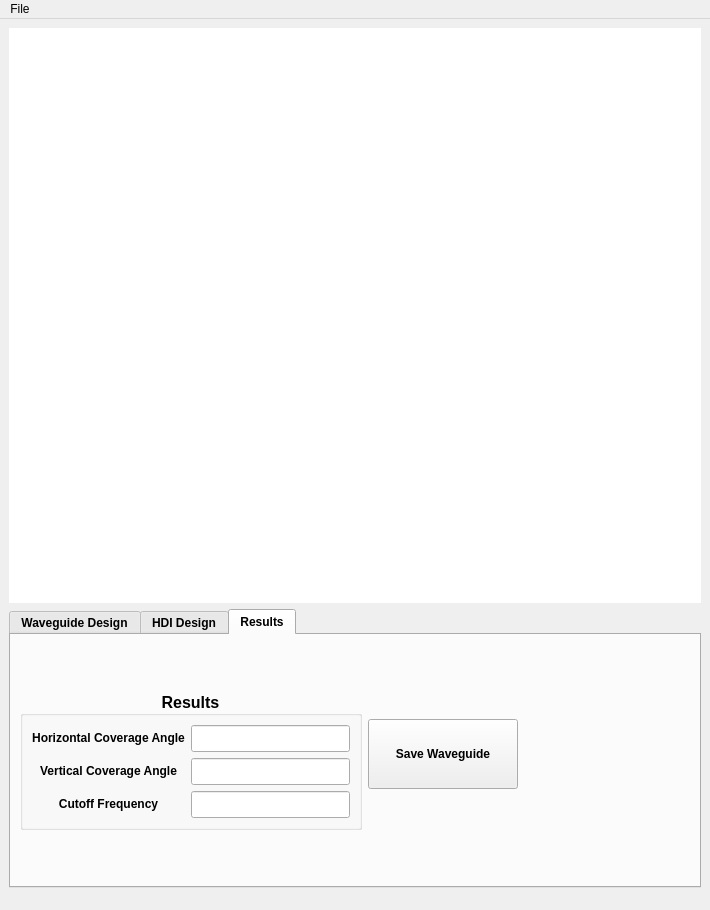
<?xml version="1.0" encoding="UTF-8"?>
<ui version="4.0">
 <class>MainWindow</class>
 <widget class="QMainWindow" name="MainWindow">
  <property name="geometry">
   <rect>
    <x>0</x>
    <y>0</y>
    <width>710</width>
    <height>910</height>
   </rect>
  </property>
  <property name="sizePolicy">
   <sizepolicy hsizetype="Preferred" vsizetype="Preferred">
    <horstretch>0</horstretch>
    <verstretch>0</verstretch>
   </sizepolicy>
  </property>
  <property name="minimumSize">
   <size>
    <width>650</width>
    <height>800</height>
   </size>
  </property>
  <property name="maximumSize">
   <size>
    <width>16777215</width>
    <height>16777215</height>
   </size>
  </property>
  <property name="font">
   <font>
    <bold>false</bold>
   </font>
  </property>
  <property name="focusPolicy">
   <enum>Qt::NoFocus</enum>
  </property>
  <property name="windowTitle">
   <string>Waveguide Designer</string>
  </property>
  <property name="windowIcon">
   <iconset>
    <normaloff>Icon/Waveguide_Designer.ico</normaloff>Icon/Waveguide_Designer.ico</iconset>
  </property>
  <property name="styleSheet">
   <string notr="true">groupBox_3::border:0</string>
  </property>
  <property name="iconSize">
   <size>
    <width>32</width>
    <height>32</height>
   </size>
  </property>
  <widget class="QWidget" name="centralwidget">
   <property name="focusPolicy">
    <enum>Qt::StrongFocus</enum>
   </property>
   <layout class="QVBoxLayout" name="verticalLayout">
    <item>
     <widget class="QFrame" name="frame">
      <property name="sizePolicy">
       <sizepolicy hsizetype="MinimumExpanding" vsizetype="MinimumExpanding">
        <horstretch>0</horstretch>
        <verstretch>0</verstretch>
       </sizepolicy>
      </property>
      <property name="palette">
       <palette>
        <active>
         <colorrole role="WindowText">
          <brush brushstyle="SolidPattern">
           <color alpha="255">
            <red>0</red>
            <green>0</green>
            <blue>0</blue>
           </color>
          </brush>
         </colorrole>
         <colorrole role="Button">
          <brush brushstyle="SolidPattern">
           <color alpha="255">
            <red>255</red>
            <green>255</green>
            <blue>255</blue>
           </color>
          </brush>
         </colorrole>
         <colorrole role="Light">
          <brush brushstyle="SolidPattern">
           <color alpha="255">
            <red>255</red>
            <green>255</green>
            <blue>255</blue>
           </color>
          </brush>
         </colorrole>
         <colorrole role="Midlight">
          <brush brushstyle="SolidPattern">
           <color alpha="255">
            <red>255</red>
            <green>255</green>
            <blue>255</blue>
           </color>
          </brush>
         </colorrole>
         <colorrole role="Dark">
          <brush brushstyle="SolidPattern">
           <color alpha="255">
            <red>127</red>
            <green>127</green>
            <blue>127</blue>
           </color>
          </brush>
         </colorrole>
         <colorrole role="Mid">
          <brush brushstyle="SolidPattern">
           <color alpha="255">
            <red>170</red>
            <green>170</green>
            <blue>170</blue>
           </color>
          </brush>
         </colorrole>
         <colorrole role="Text">
          <brush brushstyle="SolidPattern">
           <color alpha="255">
            <red>0</red>
            <green>0</green>
            <blue>0</blue>
           </color>
          </brush>
         </colorrole>
         <colorrole role="BrightText">
          <brush brushstyle="SolidPattern">
           <color alpha="255">
            <red>255</red>
            <green>255</green>
            <blue>255</blue>
           </color>
          </brush>
         </colorrole>
         <colorrole role="ButtonText">
          <brush brushstyle="SolidPattern">
           <color alpha="255">
            <red>0</red>
            <green>0</green>
            <blue>0</blue>
           </color>
          </brush>
         </colorrole>
         <colorrole role="Base">
          <brush brushstyle="SolidPattern">
           <color alpha="255">
            <red>255</red>
            <green>255</green>
            <blue>255</blue>
           </color>
          </brush>
         </colorrole>
         <colorrole role="Window">
          <brush brushstyle="SolidPattern">
           <color alpha="255">
            <red>255</red>
            <green>255</green>
            <blue>255</blue>
           </color>
          </brush>
         </colorrole>
         <colorrole role="Shadow">
          <brush brushstyle="SolidPattern">
           <color alpha="255">
            <red>0</red>
            <green>0</green>
            <blue>0</blue>
           </color>
          </brush>
         </colorrole>
         <colorrole role="AlternateBase">
          <brush brushstyle="SolidPattern">
           <color alpha="255">
            <red>255</red>
            <green>255</green>
            <blue>255</blue>
           </color>
          </brush>
         </colorrole>
         <colorrole role="ToolTipBase">
          <brush brushstyle="SolidPattern">
           <color alpha="255">
            <red>255</red>
            <green>255</green>
            <blue>220</blue>
           </color>
          </brush>
         </colorrole>
         <colorrole role="ToolTipText">
          <brush brushstyle="SolidPattern">
           <color alpha="255">
            <red>0</red>
            <green>0</green>
            <blue>0</blue>
           </color>
          </brush>
         </colorrole>
        </active>
        <inactive>
         <colorrole role="WindowText">
          <brush brushstyle="SolidPattern">
           <color alpha="255">
            <red>0</red>
            <green>0</green>
            <blue>0</blue>
           </color>
          </brush>
         </colorrole>
         <colorrole role="Button">
          <brush brushstyle="SolidPattern">
           <color alpha="255">
            <red>255</red>
            <green>255</green>
            <blue>255</blue>
           </color>
          </brush>
         </colorrole>
         <colorrole role="Light">
          <brush brushstyle="SolidPattern">
           <color alpha="255">
            <red>255</red>
            <green>255</green>
            <blue>255</blue>
           </color>
          </brush>
         </colorrole>
         <colorrole role="Midlight">
          <brush brushstyle="SolidPattern">
           <color alpha="255">
            <red>255</red>
            <green>255</green>
            <blue>255</blue>
           </color>
          </brush>
         </colorrole>
         <colorrole role="Dark">
          <brush brushstyle="SolidPattern">
           <color alpha="255">
            <red>127</red>
            <green>127</green>
            <blue>127</blue>
           </color>
          </brush>
         </colorrole>
         <colorrole role="Mid">
          <brush brushstyle="SolidPattern">
           <color alpha="255">
            <red>170</red>
            <green>170</green>
            <blue>170</blue>
           </color>
          </brush>
         </colorrole>
         <colorrole role="Text">
          <brush brushstyle="SolidPattern">
           <color alpha="255">
            <red>0</red>
            <green>0</green>
            <blue>0</blue>
           </color>
          </brush>
         </colorrole>
         <colorrole role="BrightText">
          <brush brushstyle="SolidPattern">
           <color alpha="255">
            <red>255</red>
            <green>255</green>
            <blue>255</blue>
           </color>
          </brush>
         </colorrole>
         <colorrole role="ButtonText">
          <brush brushstyle="SolidPattern">
           <color alpha="255">
            <red>0</red>
            <green>0</green>
            <blue>0</blue>
           </color>
          </brush>
         </colorrole>
         <colorrole role="Base">
          <brush brushstyle="SolidPattern">
           <color alpha="255">
            <red>255</red>
            <green>255</green>
            <blue>255</blue>
           </color>
          </brush>
         </colorrole>
         <colorrole role="Window">
          <brush brushstyle="SolidPattern">
           <color alpha="255">
            <red>255</red>
            <green>255</green>
            <blue>255</blue>
           </color>
          </brush>
         </colorrole>
         <colorrole role="Shadow">
          <brush brushstyle="SolidPattern">
           <color alpha="255">
            <red>0</red>
            <green>0</green>
            <blue>0</blue>
           </color>
          </brush>
         </colorrole>
         <colorrole role="AlternateBase">
          <brush brushstyle="SolidPattern">
           <color alpha="255">
            <red>255</red>
            <green>255</green>
            <blue>255</blue>
           </color>
          </brush>
         </colorrole>
         <colorrole role="ToolTipBase">
          <brush brushstyle="SolidPattern">
           <color alpha="255">
            <red>255</red>
            <green>255</green>
            <blue>220</blue>
           </color>
          </brush>
         </colorrole>
         <colorrole role="ToolTipText">
          <brush brushstyle="SolidPattern">
           <color alpha="255">
            <red>0</red>
            <green>0</green>
            <blue>0</blue>
           </color>
          </brush>
         </colorrole>
        </inactive>
        <disabled>
         <colorrole role="WindowText">
          <brush brushstyle="SolidPattern">
           <color alpha="255">
            <red>127</red>
            <green>127</green>
            <blue>127</blue>
           </color>
          </brush>
         </colorrole>
         <colorrole role="Button">
          <brush brushstyle="SolidPattern">
           <color alpha="255">
            <red>255</red>
            <green>255</green>
            <blue>255</blue>
           </color>
          </brush>
         </colorrole>
         <colorrole role="Light">
          <brush brushstyle="SolidPattern">
           <color alpha="255">
            <red>255</red>
            <green>255</green>
            <blue>255</blue>
           </color>
          </brush>
         </colorrole>
         <colorrole role="Midlight">
          <brush brushstyle="SolidPattern">
           <color alpha="255">
            <red>255</red>
            <green>255</green>
            <blue>255</blue>
           </color>
          </brush>
         </colorrole>
         <colorrole role="Dark">
          <brush brushstyle="SolidPattern">
           <color alpha="255">
            <red>127</red>
            <green>127</green>
            <blue>127</blue>
           </color>
          </brush>
         </colorrole>
         <colorrole role="Mid">
          <brush brushstyle="SolidPattern">
           <color alpha="255">
            <red>170</red>
            <green>170</green>
            <blue>170</blue>
           </color>
          </brush>
         </colorrole>
         <colorrole role="Text">
          <brush brushstyle="SolidPattern">
           <color alpha="255">
            <red>127</red>
            <green>127</green>
            <blue>127</blue>
           </color>
          </brush>
         </colorrole>
         <colorrole role="BrightText">
          <brush brushstyle="SolidPattern">
           <color alpha="255">
            <red>255</red>
            <green>255</green>
            <blue>255</blue>
           </color>
          </brush>
         </colorrole>
         <colorrole role="ButtonText">
          <brush brushstyle="SolidPattern">
           <color alpha="255">
            <red>127</red>
            <green>127</green>
            <blue>127</blue>
           </color>
          </brush>
         </colorrole>
         <colorrole role="Base">
          <brush brushstyle="SolidPattern">
           <color alpha="255">
            <red>255</red>
            <green>255</green>
            <blue>255</blue>
           </color>
          </brush>
         </colorrole>
         <colorrole role="Window">
          <brush brushstyle="SolidPattern">
           <color alpha="255">
            <red>255</red>
            <green>255</green>
            <blue>255</blue>
           </color>
          </brush>
         </colorrole>
         <colorrole role="Shadow">
          <brush brushstyle="SolidPattern">
           <color alpha="255">
            <red>0</red>
            <green>0</green>
            <blue>0</blue>
           </color>
          </brush>
         </colorrole>
         <colorrole role="AlternateBase">
          <brush brushstyle="SolidPattern">
           <color alpha="255">
            <red>255</red>
            <green>255</green>
            <blue>255</blue>
           </color>
          </brush>
         </colorrole>
         <colorrole role="ToolTipBase">
          <brush brushstyle="SolidPattern">
           <color alpha="255">
            <red>255</red>
            <green>255</green>
            <blue>220</blue>
           </color>
          </brush>
         </colorrole>
         <colorrole role="ToolTipText">
          <brush brushstyle="SolidPattern">
           <color alpha="255">
            <red>0</red>
            <green>0</green>
            <blue>0</blue>
           </color>
          </brush>
         </colorrole>
        </disabled>
       </palette>
      </property>
      <property name="styleSheet">
       <string notr="true">background-color: rgb(255, 255, 255);</string>
      </property>
      <layout class="QGridLayout" name="gridLayout_6">
       <item row="0" column="0">
        <layout class="QGridLayout" name="gridLayout_5">
         <property name="spacing">
          <number>0</number>
         </property>
        </layout>
       </item>
      </layout>
     </widget>
    </item>
    <item>
     <widget class="QTabWidget" name="tabWidget">
      <property name="sizePolicy">
       <sizepolicy hsizetype="MinimumExpanding" vsizetype="Minimum">
        <horstretch>0</horstretch>
        <verstretch>0</verstretch>
       </sizepolicy>
      </property>
      <property name="font">
       <font>
        <pointsize>9</pointsize>
        <bold>true</bold>
       </font>
      </property>
      <property name="currentIndex">
       <number>2</number>
      </property>
      <widget class="QWidget" name="tab">
       <attribute name="title">
        <string>Waveguide Design</string>
       </attribute>
       <layout class="QGridLayout" name="gridLayout_4">
        <item row="0" column="0" rowspan="2" alignment="Qt::AlignVCenter">
         <widget class="QGroupBox" name="groupBox">
          <property name="sizePolicy">
           <sizepolicy hsizetype="Preferred" vsizetype="MinimumExpanding">
            <horstretch>0</horstretch>
            <verstretch>0</verstretch>
           </sizepolicy>
          </property>
          <property name="minimumSize">
           <size>
            <width>0</width>
            <height>0</height>
           </size>
          </property>
          <property name="sizeIncrement">
           <size>
            <width>0</width>
            <height>0</height>
           </size>
          </property>
          <property name="font">
           <font>
            <pointsize>12</pointsize>
            <bold>true</bold>
           </font>
          </property>
          <property name="focusPolicy">
           <enum>Qt::NoFocus</enum>
          </property>
          <property name="title">
           <string>Waveguide Parameters</string>
          </property>
          <property name="alignment">
           <set>Qt::AlignCenter</set>
          </property>
          <layout class="QGridLayout" name="gridLayout">
           <item row="0" column="0" colspan="2">
            <widget class="QLabel" name="label">
             <property name="font">
              <font>
               <pointsize>13</pointsize>
              </font>
             </property>
             <property name="text">
              <string>&lt;html&gt;&lt;head/&gt;&lt;body&gt;&lt;p align=&quot;center&quot;&gt;&lt;span style=&quot; font-size:9pt; font-weight:600;&quot;&gt;Throat Diameter (mm)&lt;/span&gt;&lt;/p&gt;&lt;/body&gt;&lt;/html&gt;</string>
             </property>
            </widget>
           </item>
           <item row="1" column="0">
            <widget class="QLabel" name="label_2">
             <property name="text">
              <string>&lt;html&gt;&lt;head/&gt;&lt;body&gt;&lt;p align=&quot;center&quot;&gt;&lt;span style=&quot; font-size:9pt; font-weight:600;&quot;&gt;Width (mm)&lt;/span&gt;&lt;/p&gt;&lt;/body&gt;&lt;/html&gt;</string>
             </property>
            </widget>
           </item>
           <item row="1" column="2" colspan="2">
            <widget class="QLineEdit" name="lineEdit_width">
             <property name="toolTip">
              <string>Enter width of waveguide</string>
             </property>
            </widget>
           </item>
           <item row="2" column="0">
            <widget class="QLabel" name="label_3">
             <property name="text">
              <string>&lt;html&gt;&lt;head/&gt;&lt;body&gt;&lt;p align=&quot;center&quot;&gt;&lt;span style=&quot; font-size:9pt; font-weight:600;&quot;&gt;Height (mm)&lt;/span&gt;&lt;/p&gt;&lt;/body&gt;&lt;/html&gt;</string>
             </property>
            </widget>
           </item>
           <item row="2" column="2" colspan="2">
            <widget class="QLineEdit" name="lineEdit_height">
             <property name="toolTip">
              <string>Enter height of waveguide, if circular enter the same value as Width</string>
             </property>
            </widget>
           </item>
           <item row="3" column="0">
            <widget class="QLabel" name="label_4">
             <property name="text">
              <string>&lt;html&gt;&lt;head/&gt;&lt;body&gt;&lt;p align=&quot;center&quot;&gt;&lt;span style=&quot; font-size:9pt; font-weight:600;&quot;&gt;Angle Factor&lt;/span&gt;&lt;/p&gt;&lt;/body&gt;&lt;/html&gt;</string>
             </property>
            </widget>
           </item>
           <item row="3" column="2" colspan="2">
            <widget class="QLineEdit" name="lineEdit_angle_factor">
             <property name="toolTip">
              <string>&lt;html&gt;&lt;head/&gt;&lt;body&gt;&lt;p&gt;Enter angle factor &lt;/p&gt;&lt;p&gt;Play with this value to get your desired coverage angle&lt;/p&gt;&lt;/body&gt;&lt;/html&gt;</string>
             </property>
            </widget>
           </item>
           <item row="4" column="0">
            <widget class="QLabel" name="label_5">
             <property name="text">
              <string>&lt;html&gt;&lt;head/&gt;&lt;body&gt;&lt;p align=&quot;center&quot;&gt;&lt;span style=&quot; font-size:9pt; font-weight:600;&quot;&gt;Depth Factor&lt;/span&gt;&lt;/p&gt;&lt;/body&gt;&lt;/html&gt;</string>
             </property>
            </widget>
           </item>
           <item row="5" column="0">
            <widget class="QCheckBox" name="checkBox_phaseplug">
             <property name="font">
              <font>
               <pointsize>9</pointsize>
               <bold>true</bold>
              </font>
             </property>
             <property name="layoutDirection">
              <enum>Qt::RightToLeft</enum>
             </property>
             <property name="text">
              <string>Phase Plug</string>
             </property>
            </widget>
           </item>
           <item row="5" column="1">
            <spacer name="horizontalSpacer_2">
             <property name="orientation">
              <enum>Qt::Horizontal</enum>
             </property>
             <property name="sizeHint" stdset="0">
              <size>
               <width>29</width>
               <height>20</height>
              </size>
             </property>
            </spacer>
           </item>
           <item row="5" column="2">
            <widget class="QCheckBox" name="checkBox_phaseplug_2">
             <property name="font">
              <font>
               <pointsize>9</pointsize>
               <bold>true</bold>
              </font>
             </property>
             <property name="contextMenuPolicy">
              <enum>Qt::CustomContextMenu</enum>
             </property>
             <property name="layoutDirection">
              <enum>Qt::RightToLeft</enum>
             </property>
             <property name="text">
              <string>HDI Design</string>
             </property>
             <property name="tristate">
              <bool>false</bool>
             </property>
            </widget>
           </item>
           <item row="5" column="3">
            <spacer name="horizontalSpacer_3">
             <property name="orientation">
              <enum>Qt::Horizontal</enum>
             </property>
             <property name="sizeHint" stdset="0">
              <size>
               <width>13</width>
               <height>20</height>
              </size>
             </property>
            </spacer>
           </item>
           <item row="0" column="2" colspan="2">
            <widget class="QLineEdit" name="lineEdit_throat_diameter">
             <property name="toolTip">
              <string>Enter throat diameter</string>
             </property>
            </widget>
           </item>
           <item row="4" column="2" colspan="2">
            <widget class="QLineEdit" name="lineEdit_depth_factor">
             <property name="toolTip">
              <string>&lt;html&gt;&lt;head/&gt;&lt;body&gt;&lt;p&gt;Enter depth factor&lt;/p&gt;&lt;p&gt;Play with this value to get your desired depth. &lt;/p&gt;&lt;p&gt;(Target depth factor must be greater than 2)&lt;/p&gt;&lt;/body&gt;&lt;/html&gt;</string>
             </property>
            </widget>
           </item>
          </layout>
         </widget>
        </item>
        <item row="0" column="1">
         <widget class="QGroupBox" name="groupBox_phaseplug">
          <property name="sizePolicy">
           <sizepolicy hsizetype="Preferred" vsizetype="Minimum">
            <horstretch>0</horstretch>
            <verstretch>0</verstretch>
           </sizepolicy>
          </property>
          <property name="font">
           <font>
            <pointsize>12</pointsize>
            <bold>true</bold>
           </font>
          </property>
          <property name="title">
           <string>Phase Plug</string>
          </property>
          <property name="alignment">
           <set>Qt::AlignCenter</set>
          </property>
          <layout class="QGridLayout" name="gridLayout_2">
           <property name="sizeConstraint">
            <enum>QLayout::SetDefaultConstraint</enum>
           </property>
           <item row="0" column="0">
            <widget class="QLabel" name="label_6">
             <property name="font">
              <font>
               <pointsize>9</pointsize>
              </font>
             </property>
             <property name="text">
              <string>&lt;html&gt;&lt;head/&gt;&lt;body&gt;&lt;p align=&quot;center&quot;&gt;&lt;span style=&quot; font-weight:600;&quot;&gt;Plug Diameter (mm)&lt;/span&gt;&lt;/p&gt;&lt;/body&gt;&lt;/html&gt;</string>
             </property>
            </widget>
           </item>
           <item row="0" column="1">
            <widget class="QLineEdit" name="lineEdit_plug_diameter"/>
           </item>
           <item row="1" column="0">
            <widget class="QLabel" name="label_7">
             <property name="font">
              <font>
               <pointsize>9</pointsize>
              </font>
             </property>
             <property name="text">
              <string>&lt;html&gt;&lt;head/&gt;&lt;body&gt;&lt;p align=&quot;center&quot;&gt;&lt;span style=&quot; font-weight:600;&quot;&gt;Dome Diameter (mm)&lt;/span&gt;&lt;/p&gt;&lt;/body&gt;&lt;/html&gt;</string>
             </property>
            </widget>
           </item>
           <item row="1" column="1">
            <widget class="QLineEdit" name="lineEdit_dome_diameter"/>
           </item>
           <item row="2" column="0">
            <widget class="QLabel" name="label_8">
             <property name="font">
              <font>
               <pointsize>9</pointsize>
              </font>
             </property>
             <property name="text">
              <string>&lt;html&gt;&lt;head/&gt;&lt;body&gt;&lt;p align=&quot;center&quot;&gt;&lt;span style=&quot; font-weight:600;&quot;&gt;Plug offset (mm)&lt;/span&gt;&lt;/p&gt;&lt;/body&gt;&lt;/html&gt;</string>
             </property>
            </widget>
           </item>
           <item row="2" column="1">
            <widget class="QLineEdit" name="lineEdit_plugoffset"/>
           </item>
          </layout>
         </widget>
        </item>
        <item row="1" column="1">
         <layout class="QHBoxLayout" name="horizontalLayout">
          <item>
           <widget class="QRadioButton" name="radioButton_elliptical">
            <property name="font">
             <font>
              <bold>true</bold>
             </font>
            </property>
            <property name="text">
             <string>Elliptical 
Waveguide</string>
            </property>
            <property name="checked">
             <bool>true</bool>
            </property>
           </widget>
          </item>
          <item>
           <widget class="QRadioButton" name="radioButton_rectangular">
            <property name="font">
             <font>
              <bold>true</bold>
             </font>
            </property>
            <property name="text">
             <string>Rectangular 
Waveguide</string>
            </property>
           </widget>
          </item>
         </layout>
        </item>
        <item row="0" column="2" alignment="Qt::AlignVCenter">
         <widget class="QPushButton" name="pushButton_generate_waveguide">
          <property name="sizePolicy">
           <sizepolicy hsizetype="Minimum" vsizetype="Expanding">
            <horstretch>0</horstretch>
            <verstretch>0</verstretch>
           </sizepolicy>
          </property>
          <property name="minimumSize">
           <size>
            <width>150</width>
            <height>75</height>
           </size>
          </property>
          <property name="font">
           <font>
            <bold>true</bold>
           </font>
          </property>
          <property name="text">
           <string>Generate 
Waveguide</string>
          </property>
         </widget>
        </item>
       </layout>
      </widget>
      <widget class="QWidget" name="tab_3">
       <attribute name="title">
        <string>HDI Design</string>
       </attribute>
       <widget class="QGroupBox" name="groupBox_2">
        <property name="geometry">
         <rect>
          <x>10</x>
          <y>10</y>
          <width>261</width>
          <height>201</height>
         </rect>
        </property>
        <property name="font">
         <font>
          <pointsize>14</pointsize>
          <bold>true</bold>
         </font>
        </property>
        <property name="title">
         <string>HDI Parameters</string>
        </property>
        <property name="alignment">
         <set>Qt::AlignCenter</set>
        </property>
        <widget class="QLabel" name="label_12">
         <property name="geometry">
          <rect>
           <x>20</x>
           <y>40</y>
           <width>49</width>
           <height>16</height>
          </rect>
         </property>
         <property name="text">
          <string>TextLabel</string>
         </property>
        </widget>
        <widget class="QLineEdit" name="lineEdit">
         <property name="geometry">
          <rect>
           <x>120</x>
           <y>40</y>
           <width>113</width>
           <height>22</height>
          </rect>
         </property>
        </widget>
        <widget class="QLineEdit" name="lineEdit_2">
         <property name="geometry">
          <rect>
           <x>120</x>
           <y>110</y>
           <width>113</width>
           <height>22</height>
          </rect>
         </property>
        </widget>
        <widget class="QLabel" name="label_13">
         <property name="geometry">
          <rect>
           <x>20</x>
           <y>110</y>
           <width>49</width>
           <height>16</height>
          </rect>
         </property>
         <property name="text">
          <string>TextLabel</string>
         </property>
        </widget>
        <widget class="QLineEdit" name="lineEdit_3">
         <property name="geometry">
          <rect>
           <x>120</x>
           <y>70</y>
           <width>113</width>
           <height>22</height>
          </rect>
         </property>
        </widget>
        <widget class="QLabel" name="label_14">
         <property name="geometry">
          <rect>
           <x>20</x>
           <y>70</y>
           <width>49</width>
           <height>16</height>
          </rect>
         </property>
         <property name="text">
          <string>TextLabel</string>
         </property>
        </widget>
       </widget>
      </widget>
      <widget class="QWidget" name="tab_2">
       <attribute name="title">
        <string>Results</string>
       </attribute>
       <layout class="QFormLayout" name="formLayout">
        <item row="0" column="0">
         <layout class="QGridLayout" name="gridLayout_7">
          <item row="0" column="0" rowspan="3">
           <widget class="QGroupBox" name="groupBox_results">
            <property name="sizePolicy">
             <sizepolicy hsizetype="Preferred" vsizetype="Maximum">
              <horstretch>0</horstretch>
              <verstretch>0</verstretch>
             </sizepolicy>
            </property>
            <property name="font">
             <font>
              <pointsize>12</pointsize>
              <bold>true</bold>
             </font>
            </property>
            <property name="title">
             <string>Results</string>
            </property>
            <property name="alignment">
             <set>Qt::AlignCenter</set>
            </property>
            <layout class="QGridLayout" name="gridLayout_3">
             <item row="0" column="0">
              <widget class="QLabel" name="label_9">
               <property name="font">
                <font>
                 <pointsize>9</pointsize>
                 <bold>true</bold>
                </font>
               </property>
               <property name="text">
                <string>&lt;html&gt;&lt;head/&gt;&lt;body&gt;&lt;p align=&quot;center&quot;&gt;&lt;span style=&quot; font-weight:600;&quot;&gt;Horizontal Coverage Angle&lt;/span&gt;&lt;/p&gt;&lt;/body&gt;&lt;/html&gt;</string>
               </property>
              </widget>
             </item>
             <item row="2" column="1">
              <widget class="QLineEdit" name="lineEdit_cutoff_freq">
               <property name="focusPolicy">
                <enum>Qt::NoFocus</enum>
               </property>
               <property name="toolTip">
                <string>Calculated Cutoff Frequency</string>
               </property>
              </widget>
             </item>
             <item row="0" column="1">
              <widget class="QLineEdit" name="lineEdit_coverage_angle">
               <property name="focusPolicy">
                <enum>Qt::NoFocus</enum>
               </property>
               <property name="toolTip">
                <string>Coverage angle for half of waveguide</string>
               </property>
              </widget>
             </item>
             <item row="2" column="0">
              <widget class="QLabel" name="label_10">
               <property name="font">
                <font>
                 <pointsize>9</pointsize>
                 <bold>true</bold>
                </font>
               </property>
               <property name="text">
                <string>&lt;html&gt;&lt;head/&gt;&lt;body&gt;&lt;p align=&quot;center&quot;&gt;&lt;span style=&quot; font-weight:600;&quot;&gt;Cutoff Frequency&lt;/span&gt;&lt;/p&gt;&lt;/body&gt;&lt;/html&gt;</string>
               </property>
              </widget>
             </item>
             <item row="1" column="0">
              <widget class="QLabel" name="label_11">
               <property name="font">
                <font>
                 <pointsize>9</pointsize>
                 <bold>true</bold>
                </font>
               </property>
               <property name="text">
                <string>&lt;html&gt;&lt;head/&gt;&lt;body&gt;&lt;p align=&quot;center&quot;&gt;&lt;span style=&quot; font-weight:600;&quot;&gt;Vertical Coverage Angle&lt;/span&gt;&lt;/p&gt;&lt;/body&gt;&lt;/html&gt;</string>
               </property>
              </widget>
             </item>
             <item row="1" column="1">
              <widget class="QLineEdit" name="lineEdit_ver_coverage_angle">
               <property name="focusPolicy">
                <enum>Qt::NoFocus</enum>
               </property>
               <property name="toolTip">
                <string>Coverage angle for half of waveguide</string>
               </property>
              </widget>
             </item>
            </layout>
           </widget>
          </item>
          <item row="0" column="1">
           <spacer name="verticalSpacer">
            <property name="orientation">
             <enum>Qt::Vertical</enum>
            </property>
            <property name="sizeHint" stdset="0">
             <size>
              <width>20</width>
              <height>17</height>
             </size>
            </property>
           </spacer>
          </item>
          <item row="1" column="1">
           <widget class="QPushButton" name="pushButton_save_button">
            <property name="enabled">
             <bool>true</bool>
            </property>
            <property name="sizePolicy">
             <sizepolicy hsizetype="Minimum" vsizetype="MinimumExpanding">
              <horstretch>0</horstretch>
              <verstretch>0</verstretch>
             </sizepolicy>
            </property>
            <property name="minimumSize">
             <size>
              <width>150</width>
              <height>70</height>
             </size>
            </property>
            <property name="maximumSize">
             <size>
              <width>329</width>
              <height>16777215</height>
             </size>
            </property>
            <property name="font">
             <font>
              <bold>true</bold>
             </font>
            </property>
            <property name="text">
             <string>Save Waveguide</string>
            </property>
           </widget>
          </item>
          <item row="2" column="1">
           <spacer name="verticalSpacer_2">
            <property name="orientation">
             <enum>Qt::Vertical</enum>
            </property>
            <property name="sizeHint" stdset="0">
             <size>
              <width>20</width>
              <height>88</height>
             </size>
            </property>
           </spacer>
          </item>
         </layout>
        </item>
        <item row="0" column="1">
         <spacer name="horizontalSpacer_4">
          <property name="orientation">
           <enum>Qt::Horizontal</enum>
          </property>
          <property name="sizeHint" stdset="0">
           <size>
            <width>40</width>
            <height>20</height>
           </size>
          </property>
         </spacer>
        </item>
       </layout>
      </widget>
     </widget>
    </item>
    <item>
     <spacer name="horizontalSpacer">
      <property name="orientation">
       <enum>Qt::Horizontal</enum>
      </property>
      <property name="sizeHint" stdset="0">
       <size>
        <width>689</width>
        <height>13</height>
       </size>
      </property>
     </spacer>
    </item>
   </layout>
  </widget>
  <widget class="QMenuBar" name="menubar">
   <property name="geometry">
    <rect>
     <x>0</x>
     <y>0</y>
     <width>710</width>
     <height>22</height>
    </rect>
   </property>
   <widget class="QMenu" name="menuFile">
    <property name="title">
     <string>File</string>
    </property>
    <addaction name="actionSave_Waveguide_Parameters"/>
    <addaction name="actionLoad_Waveguide_Parameters"/>
    <addaction name="separator"/>
    <addaction name="actionSave_Comsol_Parameters"/>
    <addaction name="actionExport_OBJ"/>
   </widget>
   <addaction name="menuFile"/>
  </widget>
  <action name="actionSave_Parameters">
   <property name="text">
    <string>Save Parameters</string>
   </property>
  </action>
  <action name="actionLoad_Parameters">
   <property name="text">
    <string>Load Parameters</string>
   </property>
  </action>
  <action name="actionSave_Waveguide_Parameters">
   <property name="text">
    <string>Save Waveguide Parameters</string>
   </property>
  </action>
  <action name="actionLoad_Waveguide_Parameters">
   <property name="text">
    <string>Load Waveguide Parameters</string>
   </property>
  </action>
  <action name="actionSave_Comsol_Parameters">
   <property name="text">
    <string>Save Comsol Parameters</string>
   </property>
  </action>
  <action name="actionExport_OBJ">
   <property name="text">
    <string>Export OBJ</string>
   </property>
  </action>
 </widget>
 <tabstops>
  <tabstop>lineEdit_throat_diameter</tabstop>
  <tabstop>lineEdit_width</tabstop>
  <tabstop>lineEdit_height</tabstop>
  <tabstop>lineEdit_angle_factor</tabstop>
  <tabstop>lineEdit_depth_factor</tabstop>
  <tabstop>lineEdit_plug_diameter</tabstop>
  <tabstop>lineEdit_dome_diameter</tabstop>
  <tabstop>lineEdit_plugoffset</tabstop>
 </tabstops>
 <resources/>
 <connections/>
</ui>
